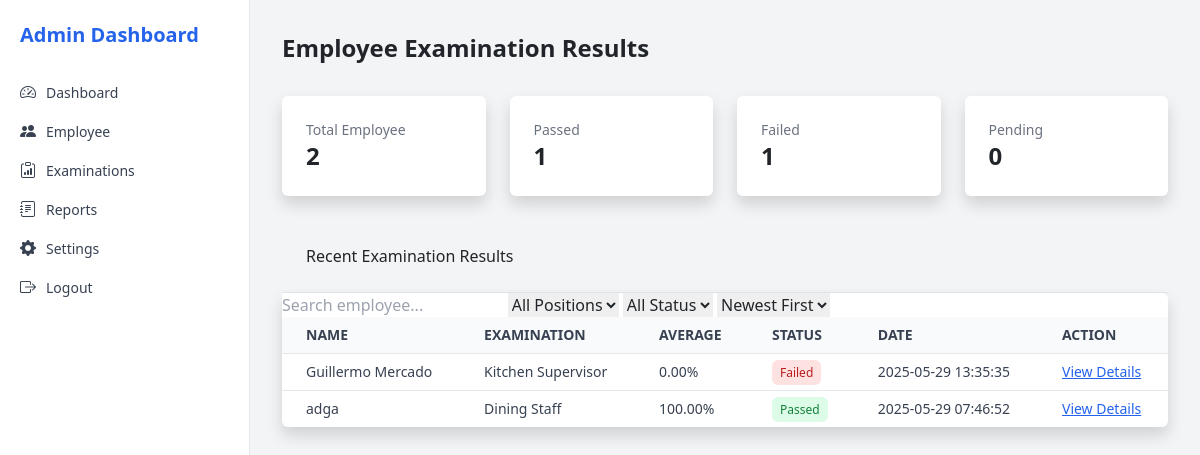
The app's page /admin/admin_employee.php, older data.
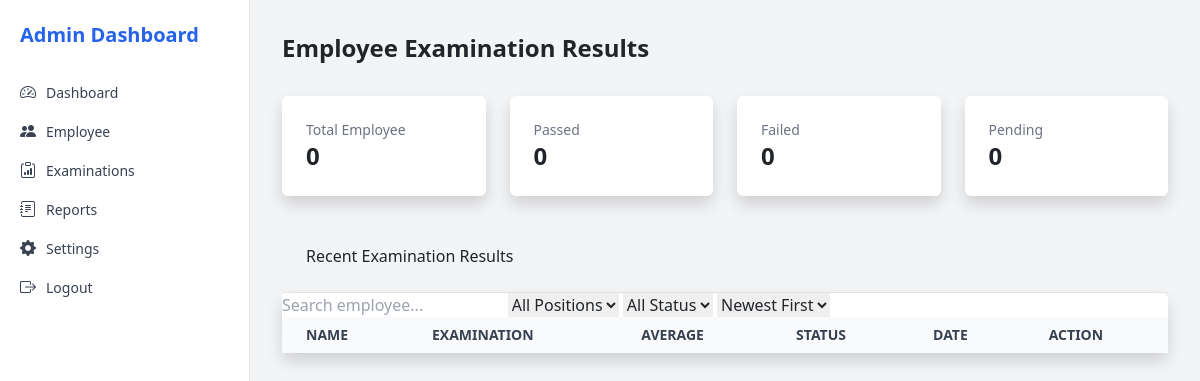
The same page, newer data.
### tables this page shows
CREATE TABLE `employee` (
  `id` int(11) NOT NULL,
  `full_name` varchar(255) NOT NULL,
  `branch` varchar(100) NOT NULL,
  `position` varchar(100) NOT NULL,
  `date_started` date NOT NULL,
  `date_of_exam` date NOT NULL,
  `exam_1` decimal(5,2) DEFAULT NULL,
  `average` decimal(5,2) DEFAULT NULL,
  `status` varchar(50) DEFAULT NULL,
  `submitted_at` datetime DEFAULT current_timestamp()
);

### admin/admin_employee.php (the view, shortened to what this page needs)
<?php
$host = "localhost";
$dbname = "ees";
$user = "root";
$pass = "";
$conn = new mysqli($host, $user, $pass, $dbname);
$total = $conn->query("SELECT COUNT(*) as count FROM employee")->fetch_assoc()['count'];
$passed = $conn->query("SELECT COUNT(*) as count FROM employee WHERE status = 'Passed'")->fetch_assoc()['count'];
$failed = $conn->query("SELECT COUNT(*) as count FROM employee WHERE status = 'Failed'")->fetch_assoc()['count'];
$pending = $conn->query("SELECT COUNT(*) as count FROM employee WHERE status = 'Pending'")->fetch_assoc()['count'];
$results = $conn->query("SELECT * FROM employee ORDER BY submitted_at DESC");
?>
<!DOCTYPE html>
<html lang="en">
<head>
  <script src="https://cdn.tailwindcss.com"></script>
  <link href="https://cdn.jsdelivr.net/npm/bootstrap-icons@1.10.5/font/bootstrap-icons.css" rel="stylesheet" />
</head>
<body class="bg-gray-100 font-sans">
  <div class="flex min-h-screen">
    <?php include 'sidebar.php'; ?>
    <main class="flex-1 p-8">
      <div class="flex justify-between items-center mb-6">
        <h1 class="text-2xl font-semibold">Employee Examination Results</h1>
      </div>
      <div class="grid grid-cols-1 sm:grid-cols-4 gap-4 mb-6">
        <div class="bg-white p-4 rounded shadow">
          <div class="text-sm text-gray-500">Total Employee</div>
          <div class="text-2xl font-bold"><?= $total ?></div>
        </div>
        <div class="bg-white p-4 rounded shadow">
          <div class="text-sm text-gray-500">Passed</div>
          <div class="text-2xl font-bold"><?= $passed ?></div>
        </div>
        <div class="bg-white p-4 rounded shadow">
          <div class="text-sm text-gray-500">Failed</div>
          <div class="text-2xl font-bold"><?= $failed ?></div>
        </div>
        <div class="bg-white p-4 rounded shadow">
          <div class="text-sm text-gray-500">Pending</div>
          <div class="text-2xl font-bold"><?= $pending ?></div>
        </div>
      </div>
        <div class="p-4 border-b font-medium">Recent Examination Results</div>
        <div class="bg-white shadow rounded"><div class="toolbar">
            <input type="text" placeholder="Search employee..." class="search-input w-1/4">
            <select>
                <option>All Positions</option>
            </select>
            <select>
                <option>All Status</option>
            </select>
            <select>
                <option>Newest First</option>
            </select>
        </div>
        <div class="overflow-x-auto">
          <table class="min-w-full text-sm text-left">
            <thead class="bg-gray-50 text-gray-700">
              <tr>
                <th class="px-4 py-2">NAME</th>
                <th class="px-4 py-2">EXAMINATION</th>
                <th class="px-4 py-2">AVERAGE</th>
                <th class="px-4 py-2">STATUS</th>
                <th class="px-4 py-2">DATE</th>
                <th class="px-4 py-2">ACTION</th>
              </tr>
            </thead>
            <tbody class="text-gray-700">
              <?php while($row = $results->fetch_assoc()): ?>
              <tr class="border-t">
                <td class="px-4 py-2"><?= htmlspecialchars($row['full_name']) ?></td>
                <td class="px-4 py-2"><?= htmlspecialchars($row['position']) ?></td>
                <td class="px-4 py-2"><?= $row['exam_1'] !== null ? $row['exam_1'].'%' : 'N/A' ?></td>
                <td class="px-4 py-2">
                  <?php
                    $status = $row['status'];
                    $statusClass = match ($status) {
                      'Passed' => 'bg-green-100 text-green-700',
                      'Failed' => 'bg-red-100 text-red-700',
                      'Pending' => 'bg-yellow-100 text-yellow-700',
                      default => 'bg-gray-100 text-gray-700',
                    };
                  ?>
                  <span class="<?= $statusClass ?> px-2 py-1 rounded text-xs"><?= $status ?></span>
                </td>
                <td class="px-4 py-2"><?= htmlspecialchars($row['submitted_at']) ?></td>
                <td class="px-4 py-2"><button class="text-blue-600 underline">View Details</button></td>
              </tr>
              <?php endwhile; ?>
            </tbody>
          </table>
        </div>
      </div>
    </main>
  </div>
</body>
</html>

### admin/sidebar.php (shortened to what this page needs)
<!DOCTYPE html>
<html lang="en">
<head>
    <link href="https://cdn.jsdelivr.net/npm/bootstrap@5.3.2/dist/css/bootstrap.min.css" rel="stylesheet">
    <link href="https://cdn.jsdelivr.net/npm/bootstrap-icons@1.10.5/font/bootstrap-icons.css" rel="stylesheet">
</head>
<body>
    <div class="sidebar">
        <div class="title">Admin Dashboard</div>
        <a href="admin_dashboard.php" class="nav-link"><i class="bi bi-speedometer2"></i> Dashboard</a>
        <a href="admin_employee.php" class="nav-link"><i class="bi bi-people-fill"></i> Employee</a>
        <a href="admin_examinations.php" class="nav-link"><i class="bi bi-clipboard-data"></i> Examinations</a>
        <a href="admin_reports.php" class="nav-link"><i class="bi bi-journal-text"></i> Reports</a>
        <a href="admin_settings.php" class="nav-link"><i class="bi bi-gear-fill"></i> Settings</a>
        <a href="logout.php" class="nav-link"><i class="bi bi-box-arrow-right"></i> Logout</a>
    </div>
</body>
</html>

### admin/sidebar.php (style rules this page uses)
body { font-family: 'Segoe UI', sans-serif; }
.sidebar { width: 250px; height: 100vh; background-color: #ffffff; border-right: 1px solid #e5e5e5; padding: 20px; }
.sidebar .title { color: #2563eb; font-size: 20px; font-weight: bold; margin-bottom: 30px; }
.sidebar .nav-link { color: #374151; font-size: 14px; margin-bottom: 15px; display: flex; align-items: center; text-decoration: none; }
.sidebar .nav-link i { margin-right: 10px; font-size: 16px; }

Row changes from the older to the newer data that the page shows:
removed employee: full_name "Guillermo Mercado", position "Kitchen Supervisor", exam_1 "0.00", status "Failed", submitted_at "2025-05-29 13:35:35"
removed employee: full_name "adga", position "Dining Staff", exam_1 "100.00", status "Passed", submitted_at "2025-05-29 07:46:52"
Text that changed along with them:
$total: "2" → "0"
$passed: "1" → "0"
$failed: "1" → "0"
